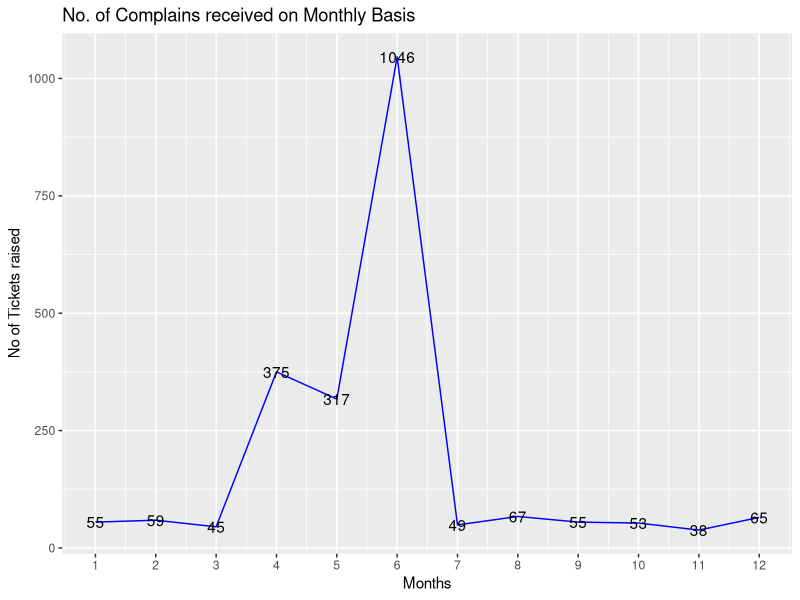
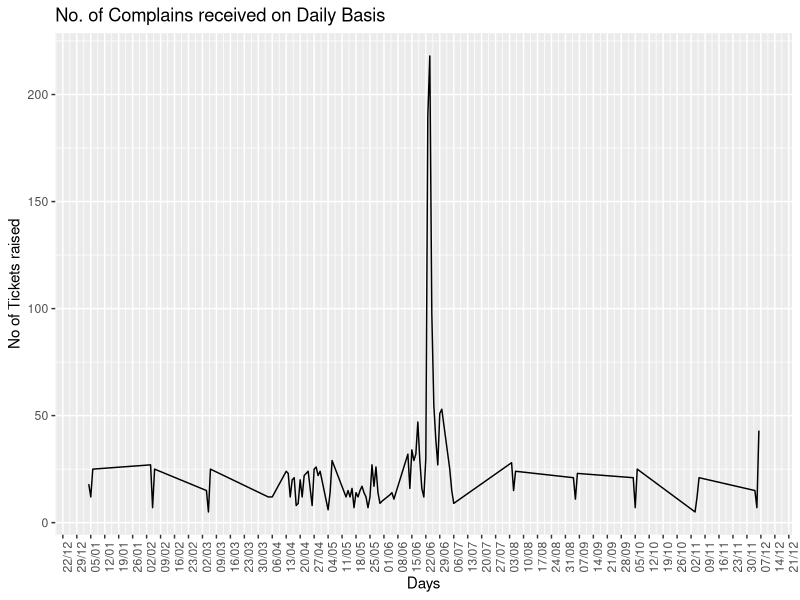

Recreate these plots in R, in order. (Note: this script raises an error after producing the figures.)
#loading the file in R enviroment
tele<-read.csv('Comcast Telecom Complaints data.csv')
View(tele)
str(tele)
names(tele)
sum(is.na(tele))

#converting the required variables as factor
tele$Received.Via=as.factor(tele$Received.Via)
tele$City=as.factor(tele$City)
tele$State=as.factor(tele$State)
tele$Status=as.factor(tele$Status)
tele$Filing.on.Behalf.of.Someone=as.factor(tele$Filing.on.Behalf.of.Someone)

#converting the date column to in date format
library(lubridate)
tele$Date<-dmy(tele$Date)

#Creating the chart for the number of complaints at monthly and daily granularity levels.
library(dplyr)
monthly_data<-summarise(group_by(tele,month=as.integer(month(Date))),Count=n())
monthly_data

daily_data<-summarise(group_by(tele,Date),Count=n())
daily_data

library(ggplot2)

ggplot(monthly_data,aes(x=month,y=Count,label=Count)) + geom_line(colour='blue',linetype=1)+
  geom_text()+
  scale_x_continuous(breaks = monthly_data$month)+
  labs(title = "No. of Complains received on Monthly Basis",x='Months',y="No of Tickets raised")

 ggplot(daily_data,aes(x=as.POSIXct(Date),y=Count))+geom_line()+
   theme(axis.text.x  =element_text(angle=90) )+
   scale_x_datetime(breaks = "1 weeks",date_labels='%d/%m')+
   labs(title ='No. of Complains received on Daily Basis',x='Days',y="No of Tickets raised" )

  #Provide a table with the frequency of complaint types.
 #Which complaint types are maximum i.e., around internet, network issues, or across any other domains
 library(tidyverse)
 network_tickets<-contains(tele$Customer.Complaint,match='network',ignore.case = T)
 internet_tickets<-contains(tele$Customer.Complaint,match ='internet',ignore.case = T)
 bill_tickets<-contains(tele$Customer.Complaint,match='bill',ignore.case = T)
 email_tickets<-contains(tele$Customer.Complaint,match="email",ignore.case = T)
 charge_tickets<-contains(tele$Customer.Complaint,match='charge',ignore.case = T)

 tele$ComplaintType[network_tickets]<-'Network'
 tele$ComplaintType[internet_tickets]<-'Internet'
 tele$ComplaintType[bill_tickets]<-'Billing'
 tele$ComplaintType[email_tickets]<-'Email'
 tele$ComplaintType[charge_tickets]<-'Charges'
 tele$ComplaintType[-c(network_tickets,internet_tickets,bill_tickets,email_tickets,charge_tickets)]<-"Others"

                               
 View(tele)
 table(tele$ComplaintType)
 
 
 #creating a new column for  Open & Pending as Open and Closed & Solved as Closed.
 
tele$Complain_Status<-ifelse(tele$Status == "Open"| tele$Status =="Pending",'Open','Closed')

#creating the stacked bar for the no of complains received on the basis of cities

Complain<-summarise(group_by(tele,State,Complain_Status),Count=n())
ggplot(Complain,aes(x=State,y=Count,fill=Complain_Status))+geom_col()+
  theme(axis.text.x = element_text(angle = 90))+
  labs(title ='No. of Complains received on State Basis',x='States',y="No of Tickets raised" )

#Calculating the State with highest unclosed_data cases

Complain %>% filter(Complain_Status=='Open')%>%arrange(desc(Count)) %>% head(1)

#Calculating the percentage  of complaints closed_data till date, 
#which were received through the Internet and customer care calls.
resolved_data <- group_by(tele,Complain_Status)
total_resloved<- summarise(resolved_data ,percentage =(n()/nrow(resolved_data))*100) 
total_resloved
resolved_data1 <- group_by(tele,Received.Via,Complain_Status)
Category_resloved<- summarise(resolved_data1 ,percentage =(n()/nrow(resolved_data1))*100) 
Category_resloved
# Ploting Pie Chart for Total Resolved Vs Category Resolved

total<-ggplot(total_resloved,
              aes(x= "",y =percentage,fill = Complain_Status))+
  geom_bar(stat = "identity",width = 1)+
  coord_polar("y",start = 0)+
  geom_text(aes(label = paste0(round(percentage),"%")),
            position = position_stack(vjust = 0.5))
  
total
# Pie Chart for Category wise Ticket Status
category<-ggplot(Category_resloved,
                 aes(x= "",y =percentage,fill = Received.Via))+
  geom_bar(stat = "identity",width = 1)+
  coord_polar("y")+
  geom_text(aes(label = paste0(Complain_Status,"-",round(percentage),"%")),
            position = position_stack(vjust = 0.5))
category
